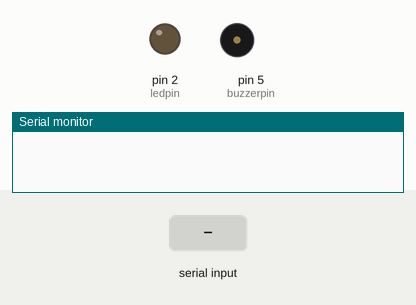
Simulated run of this sketch. Board: Arduino Uno, built with avr-gcc and run on an emulated ATmega328P. Shown: output pins drawn as LEDs (lit = HIGH), buzzer (waves = sounding), the last lines printed to the serial monitor. Inputs (shaded band) come from the test bench.

Above: at 1.2 s.
1.3 s: "Ode to Jo" received over Serial
At 9.1 s:
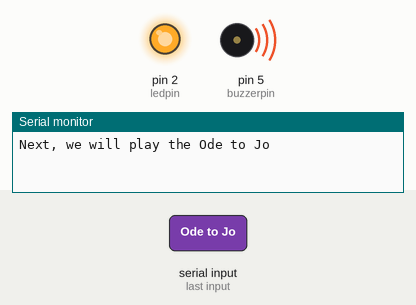
Timing chart, 0 to 10.3 s (numbered marks = the images above; inputs shaded):
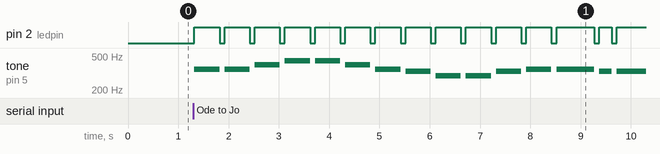

Measured:
- after the input at 1.3 s, pin 2 (ledpin): goes 12 × (HIGH 0.50 s, LOW 0.10 s), HIGH 0.75 s, LOW 0.10 s, HIGH 0.25 s, LOW 0.10 s, then HIGH, starting at once; tone on pin 5 (buzzerpin): plays 350 Hz for 0.50 s, 350 Hz for 0.50 s, 393 Hz for 0.50 s, 441 Hz for 0.50 s, 441 Hz for 0.50 s, 393 Hz for 0.50 s … (15 notes in this stretch), starting at once

The sketch:

choosesong.ino
```cpp
//歌曲
int Eulogyofjoytune[]=                 //根据简谱列出各频率
{
  350,350,393,441,
  441,393,350,330,
  294,294,330,350,
  350,330,330,
  350,350,393,441,
  441,393,350,330,
  294,294,330,350,
  330,294,294,
  330,330,350,294,
  330,350,393,350,294,
  330,350,393,350,330,
  294,330,221,-1,
  350,350,393,441,
  441,393,350,393,330,
  294,294,330,350,
  330,294,294
};
int lstune[]={
  262,262,393,393,
  441,441,393,
  350,350,330,330,
  294,294,262,
  393,393,350,350,
  330,330,294,
  393,393,350,350,
  330,330,294,
  262,262,393,393,
  441,441,393,
  350,350,330,330,
  294,294,262
};
int chuanyouwanli1[]={
  196,330,330,330,330,350,393,294,
  196,294,294,294,294,330,350,330,
  262,441,441,441,441,495,525,393,350,330,
  221,350,350,350,350,393,441,393,294,
  196,330,330,330,330,350,393,294,
  196,294,294,294,294,330,350,330,
  262,441,441,441,441,495,525,393,350,330,
  221,294,294,294,330,294,262,221,262
};
int twotigers1[]={
  262,294,330,262,
  262,294,330,262,
  330,350,393,
  330,350,393,
  393,441,393,350,330,262,
  393,441,393,350,330,262,
  330,196,262,
  330,196,262
};

//节拍
float Eulogyofjoybeat[]=                   //根据简谱列出各节拍
{
  1,1,1,1,
  1,1,1,1,
  1,1,1,1,
  1+0.5,0.5,1+1,
  1,1,1,1,
  1,1,1,1,
  1,1,1,1,
  1+0.5,0.5,1+1,
  1,1,1,1,
  1,0.5,0.5,1,1,
  1,0.5,0.5,1,1,
  1,1,1,1,
  1,1,1,1,
  1,1,1,0.5,0.5,
  1,1,1,1,
  1+0.5,0.5,1+1,
};
float lsbeat[]={
  1,1,1,1,
  1,1,1+1,
  1,1,1,1,
  1,1,1+1,
  1,1,1,1,
  1,1,1+1,
  1,1,1,1,
  1,1,1+1,
  1,1,1,1,
  1,1,1+1,
  1,1,1,1,
  1,1,1+1
};
float chuanyouwanli2[]={
  1,1+0.5,0.5,0.75,0.25,0.75,0.25,1+1+1,
  1,1+0.5,0.5,0.75,0.25,0.75,0.25,1+1+1,
  1,1+0.5,0.5,1,0.3,0.3,0.3,1,1,1+0.5,
  0.5,1+0.5,0.5,1,0.3,0.3,0.3,1,1+1,
  1,1+0.5,0.5,0.75,0.25,0.75,0.25,1+1+1,
  1,1+0.5,0.5,0.75,0.25,0.75,0.25,1+1+1,
  1,1+0.5,0.5,1,0.3,0.3,0.3,1,1,1+0.5,
  0.5,1+0.5,0.5,1,0.3,0.3,0.3,1,1+1
};
float twotigers2[]={
  0.5,0.5,0.5,0.5,
  0.5,0.5,0.5,0.5,
  0.5,0.5,1,
  0.5,0.5,1,
  0.25,0.25,0.25,0.25,0.5,0.5,
  0.25,0.25,0.25,0.25,0.5,0.5,
  0.5,0.5,1,
  0.5,0.5,1
};
//设置接口
int buzzerpin=5;
int ledpin=2;

void setup() {
  pinMode(buzzerpin,OUTPUT);
  pinMode(ledpin,OUTPUT);
  Serial.begin(9600);
}
//播放歌曲的函数
void start(int len,int buzzpin,int lepin,int *tune,float *beat){
  for(int x=0;x<len;x++)
  {
    tone(buzzpin,tune[x]);
    digitalWrite(lepin, HIGH);
    delay(500*beat[x]);//与前一代码不同之处，这里将原来的500分为了400和100，分别控制led的开与关，对于蜂鸣器来说依然是500.
    digitalWrite(lepin, LOW);
    noTone(buzzpin);
    delay(100);
  }
}
void loop() {
  String select;
  while(Serial.available()>0){
    select+=char(Serial.read());
    delay(2);
  }
  if(select!=""){
    int len;
    if(select=="Ode to Jo"){
      Serial.println("Next, we will play the Ode to Jo");
      len=sizeof(Eulogyofjoytune)/sizeof(Eulogyofjoytune[0]);
      start(len,buzzerpin,ledpin,Eulogyofjoytune,Eulogyofjoybeat);
    }else if(select=="little star"){
      Serial.println("Next, we will play the little star");
      len=sizeof(lstune)/sizeof(lstune[0]);
      start(len,buzzerpin,ledpin,lstune,lsbeat);
    }else if(select=="chuanyouwanli"){
      Serial.println("Next, we will play the chuanyouwanli");
      len=sizeof(chuanyouwanli1)/sizeof(chuanyouwanli1[0]);
      start(len,buzzerpin,ledpin,chuanyouwanli1,chuanyouwanli2);
    }else if(select=="two tigers"){
      Serial.println("Next, we will play the two tigers");
      len=sizeof(twotigers1)/sizeof(twotigers1[0]);
      start(len,buzzerpin,ledpin,twotigers1,twotigers2);
    }else{
      Serial.println("Sorry, there is no such song in the music library.");
    }
  }

}
```
